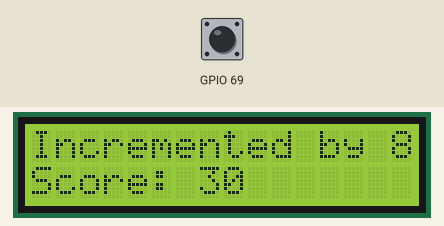
Simulated run of this sketch. Board: ESP32-C3. Shown: 16×2 character LCD. The test bench sets the inputs (shaded band); at power-on: GPIO 69 HIGH. EEPROM starts erased.

Above: at 0.4 s.

The sketch:

gametable.ino
```cpp
#include "src/GameManager.h"
#include "src/games/CounterGame.h"
#include "src/NullEventSink.h"
#include "src/ButtonReader.h"
#include "src/Display.h"
#include "src/Storage.h"
#include "src/ScorepadConfig.h"
#include "src/SerialProvisioning.h"
#include "src/Pins.h"
#include <Wire.h>
#include <cstring>

char scorepadColor[ScorepadConfig::kColorBufferSize];

NullEventSink eventSink;
CounterGame counterGame(eventSink, scorepadColor);
Game* games[] = {&counterGame};

GameManager gameManager(games, 1);
ButtonReader buttonReader;
Display display;
Storage storage;
ScorepadConfig scorepadConfig(storage);
SerialProvisioning serialProvisioning;

void setup() {
  Serial.begin(115200);
  Wire.begin(kSdaPin, kSclPin);
  buttonReader.begin();
  display.begin();
  storage.begin();
  scorepadConfig.loadOrInitialize();

  serialProvisioning.runIfRequested(buttonReader, scorepadConfig, display);

  strncpy(scorepadColor, scorepadConfig.color(), sizeof(scorepadColor) - 1);
  scorepadColor[sizeof(scorepadColor) - 1] = '\0';

  gameManager.render(display);
}

void loop() {
  uint8_t pressedIndex;
  if (buttonReader.poll(pressedIndex)) {
    if (gameManager.handleButtonPress(pressedIndex)) {
      gameManager.render(display);
    }
  }
}
```

ButtonReader.cpp
```cpp
#include "ButtonReader.h"

void ButtonReader::begin() {
  expander_.begin();
}

bool ButtonReader::poll(uint8_t& pressedIndex) {
  unsigned long now = millis();
  uint16_t state = expander_.readButton16();
  for (uint8_t i = 0; i < kButtonCount; i++) {
    bool pressedNow = (state & (1u << kButtonPins[i])) == 0;
    if (pressedNow != lastRawPressed_[i]) {
      lastRawPressed_[i] = pressedNow;
      lastChangeMs_[i] = now;
    } else if (pressedNow != lastStablePressed_[i] &&
               (now - lastChangeMs_[i]) >= kDebounceMs) {
      lastStablePressed_[i] = pressedNow;
      if (pressedNow) {
        pressedIndex = i;
        return true;
      }
    }
  }
  return false;
}

bool ButtonReader::isPressedNow(uint8_t buttonIndex) {
  return expander_.readButton(kButtonPins[buttonIndex]) == 0;
}
```

ButtonReader.h
```cpp
#pragma once
#include <stdint.h>
#include <PCF8575.h>
#include "Pins.h"

// Polls kButtonCount buttons wired active-low (via a PCF8575 IO expander's
// weak pull-ups). Reports one newly-pressed button per call, debounced.
class ButtonReader {
public:
  void begin();
  // Returns true and sets pressedIndex if a new button press was detected.
  bool poll(uint8_t& pressedIndex);
  // Raw, undebounced read of a single button's current state. Used at boot
  // to check the serial-provisioning combo before polling starts.
  bool isPressedNow(uint8_t buttonIndex);

private:
  PCF8575 expander_{kPcf8575I2cAddress};
  bool lastRawPressed_[kButtonCount] = {};
  bool lastStablePressed_[kButtonCount] = {};
  unsigned long lastChangeMs_[kButtonCount] = {};
};
```

Display.cpp
```cpp
#include "Display.h"
#include <cstring>

// Wire.begin() is called once, centrally, in gametable.ino's setup() --
// the LCD and the PCF8575 button expander share one I2C bus.
void Display::begin() {
  lcd_.init();
  lcd_.backlight();
}

void Display::printLine(uint8_t row, const char* text) {
  char padded[kLcdCols + 1];
  std::memset(padded, ' ', kLcdCols);
  padded[kLcdCols] = '\0';
  size_t len = std::strlen(text);
  if (len > kLcdCols) len = kLcdCols;
  std::memcpy(padded, text, len);
  lcd_.setCursor(0, row);
  lcd_.print(padded);
}
```

Display.h
```cpp
#pragma once
#include "IDisplay.h"
#include "Pins.h"
#include <LiquidCrystal_I2C.h>

class Display : public IDisplay {
public:
  void begin();
  void printLine(uint8_t row, const char* text) override;

private:
  LiquidCrystal_I2C lcd_{kLcdI2cAddress, kLcdCols, kLcdRows};
};
```

EventSink.h
```cpp
#pragma once

class EventSink {
public:
  virtual ~EventSink() {}
  virtual void reportEvent(const char* gameName, const char* key, int value) = 0;
};
```

Game.h
```cpp
#pragma once
#include <stdint.h>
#include "IDisplay.h"

class Game {
public:
  virtual ~Game() {}
  virtual const char* name() const = 0;
  virtual void onStart() = 0;
  // Returns true if the display needs to be redrawn as a result.
  virtual bool onButtonPress(uint8_t buttonIndex) = 0;
  virtual void render(IDisplay& display) = 0;
};
```

GameManager.cpp
```cpp
#include "GameManager.h"

GameManager::GameManager(Game** games, uint8_t gameCount)
    : games_(games), gameCount_(gameCount) {}

bool GameManager::handleButtonPress(uint8_t buttonIndex) {
  if (mode_ == Mode::Menu) {
    return handleMenuButton(buttonIndex);
  }
  return activeGame_->onButtonPress(buttonIndex);
}

bool GameManager::handleMenuButton(uint8_t buttonIndex) {
  if (buttonIndex == kNextButton) {
    selection_ = (selection_ + 1) % gameCount_;
    return true;
  }
  if (buttonIndex == kPrevButton) {
    selection_ = (selection_ + gameCount_ - 1) % gameCount_;
    return true;
  }
  if (buttonIndex == kSelectButton) {
    activeGame_ = games_[selection_];
    activeGame_->onStart();
    mode_ = Mode::Playing;
    return true;
  }
  return false;
}

void GameManager::render(IDisplay& display) {
  if (mode_ == Mode::Menu) {
    renderMenu(display);
  } else {
    activeGame_->render(display);
  }
}

void GameManager::renderMenu(IDisplay& display) {
  display.printLine(0, "Select Game:");
  display.printLine(1, games_[selection_]->name());
}
```

GameManager.h
```cpp
#pragma once
#include <stdint.h>
#include "Game.h"

class GameManager {
public:
  GameManager(Game** games, uint8_t gameCount);

  // Returns true if the display needs to be redrawn as a result.
  bool handleButtonPress(uint8_t buttonIndex);
  void render(IDisplay& display);

private:
  enum class Mode { Menu, Playing };

  static constexpr uint8_t kNextButton = 0;
  static constexpr uint8_t kPrevButton = 1;
  static constexpr uint8_t kSelectButton = 2;

  Game** games_;
  uint8_t gameCount_;
  uint8_t selection_ = 0;
  Mode mode_ = Mode::Menu;
  Game* activeGame_ = nullptr;

  bool handleMenuButton(uint8_t buttonIndex);
  void renderMenu(IDisplay& display);
};
```

IDisplay.h
```cpp
#pragma once
#include <stdint.h>

class IDisplay {
public:
  virtual ~IDisplay() {}
  // Writes text to the given row (0 or 1), padding or truncating to 16
  // columns so leftover characters from a previous, longer string never
  // linger on the LCD.
  virtual void printLine(uint8_t row, const char* text) = 0;
};
```

IStorage.h
```cpp
#pragma once
#include <stddef.h>

class IStorage {
public:
  virtual ~IStorage() {}
  virtual bool hasString(const char* key) = 0;
  virtual bool getString(const char* key, char* outBuffer, size_t bufferSize) = 0;
  virtual void putString(const char* key, const char* value) = 0;
};
```

NullEventSink.h
```cpp
#pragma once
#include "EventSink.h"

// Seam for a future networked EventSink (e.g. reporting to a game server).
// No-op today since every scorepad is standalone.
class NullEventSink : public EventSink {
public:
  void reportEvent(const char*, const char*, int) override {}
};
```

ProvisioningMenu.cpp
```cpp
#include "ProvisioningMenu.h"
#include <cstring>

MenuChoice parseMenuChoice(const char* line) {
  if (std::strcmp(line, "1") == 0) {
    return MenuChoice::ShowColor;
  }
  if (std::strcmp(line, "2") == 0) {
    return MenuChoice::SetColor;
  }
  return MenuChoice::Invalid;
}
```

ProvisioningMenu.h
```cpp
#pragma once

enum class MenuChoice { ShowColor, SetColor, Invalid };

MenuChoice parseMenuChoice(const char* line);
```

SerialProvisioning.cpp
```cpp
#include "SerialProvisioning.h"
#include "Pins.h"
#include "ProvisioningMenu.h"
#include <Arduino.h>

namespace {

size_t readSerialLine(char* buffer, size_t bufferSize) {
  size_t len = 0;
  while (true) {
    if (Serial.available()) {
      char c = static_cast<char>(Serial.read());
      if (c == '\n' || c == '\r') {
        if (len > 0) break;
        continue;
      }
      if (len < bufferSize - 1) {
        buffer[len++] = c;
      }
    }
  }
  buffer[len] = '\0';
  return len;
}

void printMenu() {
  Serial.println();
  Serial.println("=== Scorepad Provisioning ===");
  Serial.println("1. Show color");
  Serial.println("2. Set color");
  Serial.print("Choice: ");
}

}  // namespace

bool SerialProvisioning::runIfRequested(ButtonReader& buttons, ScorepadConfig& config, IDisplay& display) {
  bool triggered = buttons.isPressedNow(kSerialModeButtonIndexA) &&
                   buttons.isPressedNow(kSerialModeButtonIndexB);
  if (!triggered) {
    return false;
  }

  display.printLine(0, "Serial Mode");
  display.printLine(1, "See Serial");

  char line[ScorepadConfig::kColorBufferSize];
  while (true) {
    printMenu();
    readSerialLine(line, sizeof(line));

    switch (parseMenuChoice(line)) {
      case MenuChoice::ShowColor:
        Serial.print("Current color: ");
        Serial.println(config.color());
        break;

      case MenuChoice::SetColor: {
        Serial.print("Enter new color: ");
        char newColor[ScorepadConfig::kColorBufferSize];
        readSerialLine(newColor, sizeof(newColor));
        config.setColor(newColor);
        display.printLine(0, "Saved:");
        display.printLine(1, newColor);
        Serial.print("Saved color: ");
        Serial.println(newColor);
        break;
      }

      case MenuChoice::Invalid:
      default:
        Serial.println("Invalid choice.");
        break;
    }
  }
}
```

SerialProvisioning.h
```cpp
#pragma once
#include "ScorepadConfig.h"
#include "IDisplay.h"
#include "ButtonReader.h"

class SerialProvisioning {
public:
  // Checks whether the boot-hold button combo is held; if so, drives an
  // interactive Serial menu (show/set scorepadColor) that runs until the
  // device is reset -- there's no path back to normal boot from here, by
  // design, matching the rest of the platform's power-cycle-to-exit model.
  // Returns false immediately if the combo isn't held.
  bool runIfRequested(ButtonReader& buttons, ScorepadConfig& config, IDisplay& display);
};
```

Storage.cpp
```cpp
#include "Storage.h"

namespace {
constexpr const char* kNamespace = "scorepad";
}

void Storage::begin() {
  prefs_.begin(kNamespace, false);
}

bool Storage::hasString(const char* key) {
  return prefs_.isKey(key);
}

bool Storage::getString(const char* key, char* outBuffer, size_t bufferSize) {
  return prefs_.getString(key, outBuffer, bufferSize) > 0;
}

void Storage::putString(const char* key, const char* value) {
  prefs_.putString(key, value);
}
```

Storage.h
```cpp
#pragma once
#include "IStorage.h"
#include <Preferences.h>

class Storage : public IStorage {
public:
  void begin();
  bool hasString(const char* key) override;
  bool getString(const char* key, char* outBuffer, size_t bufferSize) override;
  void putString(const char* key, const char* value) override;

private:
  Preferences prefs_;
};
```

CounterGame.cpp
```cpp
#include "CounterGame.h"
#include <cstdio>

CounterGame::CounterGame(EventSink& eventSink, const char* scorepadColor)
    : eventSink_(eventSink), scorepadColor_(scorepadColor) {}

const char* CounterGame::name() const { return "Counter"; }

void CounterGame::onStart() {
  score_ = 0;
  lastIncrement_ = 0;
  hasIncremented_ = false;
  eventSink_.reportEvent(name(), "score", score_);
}

bool CounterGame::onButtonPress(uint8_t buttonIndex) {
  int increment = static_cast<int>(buttonIndex) + 1;
  score_ += increment;
  lastIncrement_ = increment;
  hasIncremented_ = true;
  eventSink_.reportEvent(name(), "score", score_);
  return true;
}

void CounterGame::render(IDisplay& display) {
  if (hasIncremented_) {
    char message[32];
    std::snprintf(message, sizeof(message), "Incremented by %d!", lastIncrement_);
    display.printLine(0, message);
  } else {
    char message[32];
    std::snprintf(message, sizeof(message), "Color: %s", scorepadColor_);
    display.printLine(0, message);
  }
  char line[32];
  std::snprintf(line, sizeof(line), "Score: %d", score_);
  display.printLine(1, line);
}
```

CounterGame.h
```cpp
#pragma once
#include "../Game.h"
#include "../EventSink.h"

class CounterGame : public Game {
public:
  CounterGame(EventSink& eventSink, const char* scorepadColor);

  const char* name() const override;
  void onStart() override;
  bool onButtonPress(uint8_t buttonIndex) override;
  void render(IDisplay& display) override;

private:
  EventSink& eventSink_;
  const char* scorepadColor_;
  int score_ = 0;
  int lastIncrement_ = 0;
  bool hasIncremented_ = false;
};
```

Pins.h
```cpp
#pragma once
#include <stdint.h>

// ESP32-C3 Super Mini I2C bus. GPIO8/GPIO9 (the core's I2C defaults) are
// avoided: both are strapping pins, and GPIO8 also drives the onboard
// status LED, so they're unreliable for a shared bus.
constexpr uint8_t kSdaPin = 4;
constexpr uint8_t kSclPin = 5;

// Buttons are wired to a PCF8575 16-channel I2C IO expander instead of
// direct GPIOs, active-low (expander's weak pull-ups act like INPUT_PULLUP).
// Channel assignments match the scorepad's actual breadboard wiring.
constexpr uint8_t kPcf8575I2cAddress = 0x20;
constexpr uint8_t kButtonCount = 8;
constexpr uint8_t kButtonPins[kButtonCount] = {8, 9, 10, 11, 7, 6, 5, 4};

constexpr uint8_t kLcdI2cAddress = 0x27;
constexpr uint8_t kLcdCols = 16;
constexpr uint8_t kLcdRows = 2;

constexpr unsigned long kDebounceMs = 50;

// Holding both of these buttons down at boot enters serial provisioning
// mode, letting scorepadColor be set over Serial.
constexpr uint8_t kSerialModeButtonIndexA = 6;
constexpr uint8_t kSerialModeButtonIndexB = 7;
```

ScorepadConfig.cpp
```cpp
#include "ScorepadConfig.h"
#include <cstring>

ScorepadConfig::ScorepadConfig(IStorage& storage) : storage_(storage) {}

void ScorepadConfig::loadOrInitialize() {
  if (storage_.hasString(kColorKey)) {
    storage_.getString(kColorKey, color_, sizeof(color_));
  } else {
    setColor(kDefaultColor);
  }
}

void ScorepadConfig::setColor(const char* newColor) {
  std::strncpy(color_, newColor, sizeof(color_) - 1);
  color_[sizeof(color_) - 1] = '\0';
  storage_.putString(kColorKey, color_);
}
```

ScorepadConfig.h
```cpp
#pragma once
#include "IStorage.h"

class ScorepadConfig {
public:
  static constexpr size_t kColorBufferSize = 32;
  static constexpr const char* kColorKey = "color";
  static constexpr const char* kDefaultColor = "unassigned";

  explicit ScorepadConfig(IStorage& storage);

  // Loads the stored color, initializing it to kDefaultColor in storage
  // if nothing has been saved yet. Safe to call once at boot.
  void loadOrInitialize();

  const char* color() const { return color_; }

  // Persists a new color, both to storage and to the in-memory value
  // returned by color().
  void setColor(const char* newColor);

private:
  IStorage& storage_;
  char color_[kColorBufferSize] = {};
};
```
